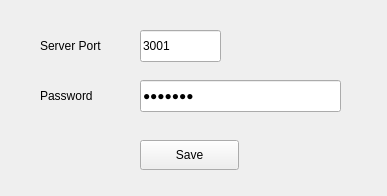
<?xml version="1.0" encoding="UTF-8"?>
<ui version="4.0">
 <class>ServerSettingForm</class>
 <widget class="QWidget" name="ServerSettingForm">
  <property name="geometry">
   <rect>
    <x>0</x>
    <y>0</y>
    <width>387</width>
    <height>196</height>
   </rect>
  </property>
  <property name="minimumSize">
   <size>
    <width>387</width>
    <height>196</height>
   </size>
  </property>
  <property name="maximumSize">
   <size>
    <width>387</width>
    <height>196</height>
   </size>
  </property>
  <property name="windowTitle">
   <string>Server Setting</string>
  </property>
  <widget class="QLabel" name="label">
   <property name="geometry">
    <rect>
     <x>40</x>
     <y>35</y>
     <width>91</width>
     <height>22</height>
    </rect>
   </property>
   <property name="text">
    <string>Server Port</string>
   </property>
  </widget>
  <widget class="QLineEdit" name="lineEdit">
   <property name="geometry">
    <rect>
     <x>140</x>
     <y>30</y>
     <width>81</width>
     <height>32</height>
    </rect>
   </property>
   <property name="inputMethodHints">
    <set>Qt::ImhNone</set>
   </property>
   <property name="text">
    <string>3001</string>
   </property>
  </widget>
  <widget class="QLabel" name="label_2">
   <property name="geometry">
    <rect>
     <x>40</x>
     <y>85</y>
     <width>91</width>
     <height>22</height>
    </rect>
   </property>
   <property name="text">
    <string>Password</string>
   </property>
  </widget>
  <widget class="QLineEdit" name="lineEdit_2">
   <property name="geometry">
    <rect>
     <x>140</x>
     <y>80</y>
     <width>201</width>
     <height>32</height>
    </rect>
   </property>
   <property name="inputMethodHints">
    <set>Qt::ImhHiddenText|Qt::ImhNoAutoUppercase|Qt::ImhNoPredictiveText|Qt::ImhSensitiveData</set>
   </property>
   <property name="text">
    <string>pisugar</string>
   </property>
   <property name="echoMode">
    <enum>QLineEdit::Password</enum>
   </property>
  </widget>
  <widget class="QPushButton" name="saveButton">
   <property name="geometry">
    <rect>
     <x>140</x>
     <y>140</y>
     <width>99</width>
     <height>30</height>
    </rect>
   </property>
   <property name="text">
    <string>Save</string>
   </property>
  </widget>
 </widget>
 <resources/>
 <connections/>
</ui>
